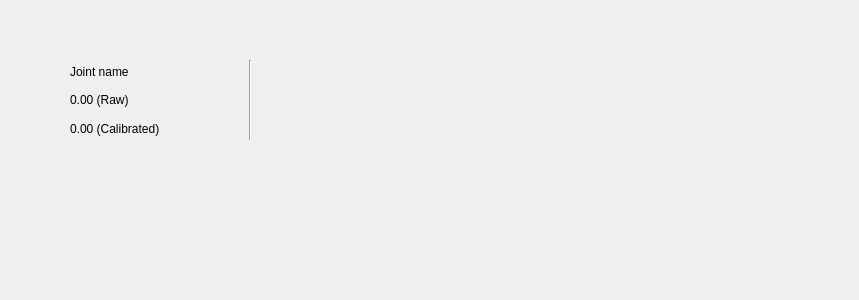
<?xml version="1.0" encoding="UTF-8"?>
<ui version="4.0">
 <class>cyberglove_joint_tweaker</class>
 <widget class="QWidget" name="cyberglove_joint_tweaker">
  <property name="geometry">
   <rect>
    <x>0</x>
    <y>0</y>
    <width>859</width>
    <height>300</height>
   </rect>
  </property>
  <property name="windowTitle">
   <string>Form</string>
  </property>
  <widget class="QWidget" name="verticalLayoutWidget">
   <property name="geometry">
    <rect>
     <x>70</x>
     <y>60</y>
     <width>182</width>
     <height>80</height>
    </rect>
   </property>
   <layout class="QVBoxLayout" name="verticalLayout_2">
    <item>
     <layout class="QHBoxLayout" name="horizontalLayout">
      <item>
       <layout class="QVBoxLayout" name="verticalLayout">
        <item>
         <widget class="QLabel" name="joint_name">
          <property name="text">
           <string>Joint name</string>
          </property>
         </widget>
        </item>
        <item>
         <widget class="QLabel" name="raw_value_display">
          <property name="text">
           <string>0.00 (Raw)</string>
          </property>
         </widget>
        </item>
        <item>
         <widget class="QLabel" name="calibrated_value_display">
          <property name="text">
           <string>0.00 (Calibrated)</string>
          </property>
         </widget>
        </item>
       </layout>
      </item>
      <item>
       <widget class="Line" name="line">
        <property name="orientation">
         <enum>Qt::Vertical</enum>
        </property>
       </widget>
      </item>
      <item>
       <layout class="QHBoxLayout" name="horizontalLayout_2"/>
      </item>
     </layout>
    </item>
   </layout>
  </widget>
 </widget>
 <resources/>
 <connections/>
</ui>
